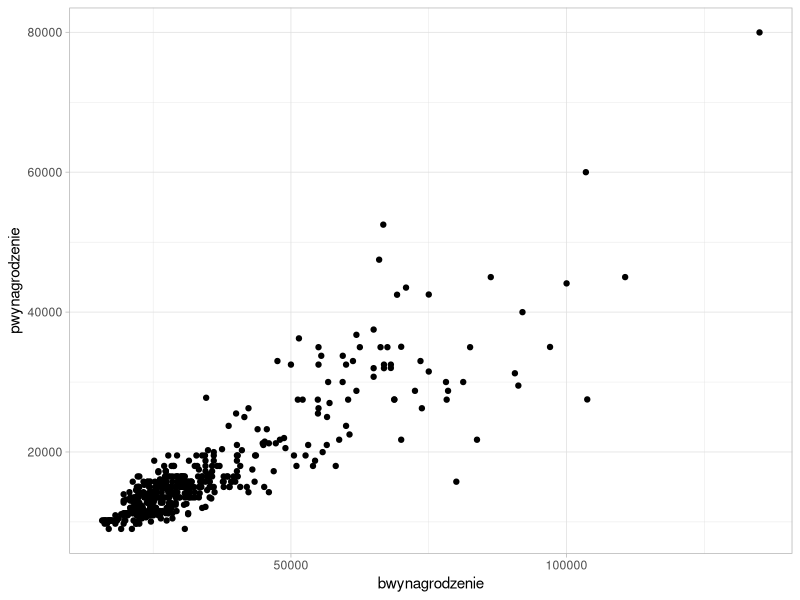
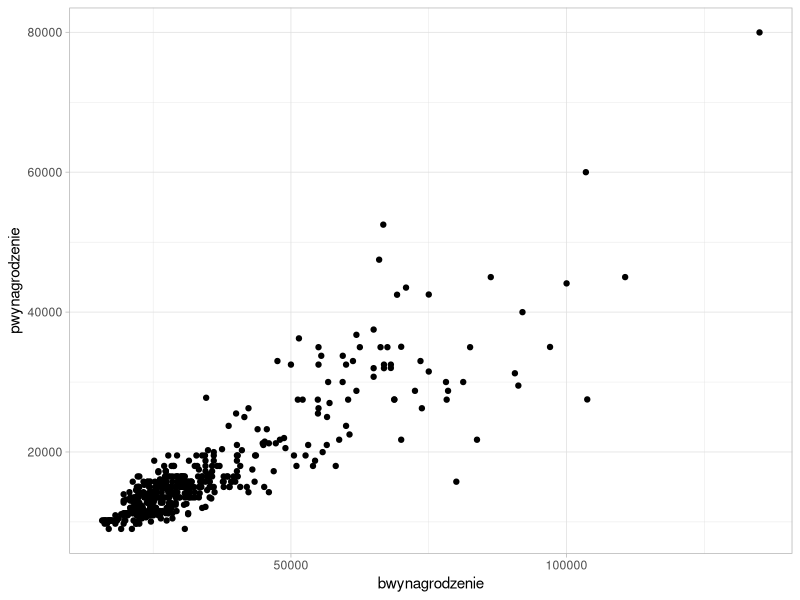

Source code (R) for these figures, in order:
## ---- chunk 1
#| echo: false
#| message: false
#| warning: false

options(scipen = 10)

library(tidyverse)

dane <- readxl::read_excel("data/pracownicy.xlsx")
## ---- chunk 2
#| echo: false
#| label: tbl-cars
#| tbl-cap: Statystyki samochodów


knitr::kable(head(cars))
## ---- chunk 3
#| echo: false
#| message: false
#| warning: false
#| label: fig-wynagrodzenie
#| fig-cap: Porównanie bieżącego i początkowego wynagrodzenia pracowników

ggplot(dane, aes(x=bwynagrodzenie, y=pwynagrodzenie)) +
  geom_point() +
  theme_light()

ggsave("figs/wynagrodzenie.png")

